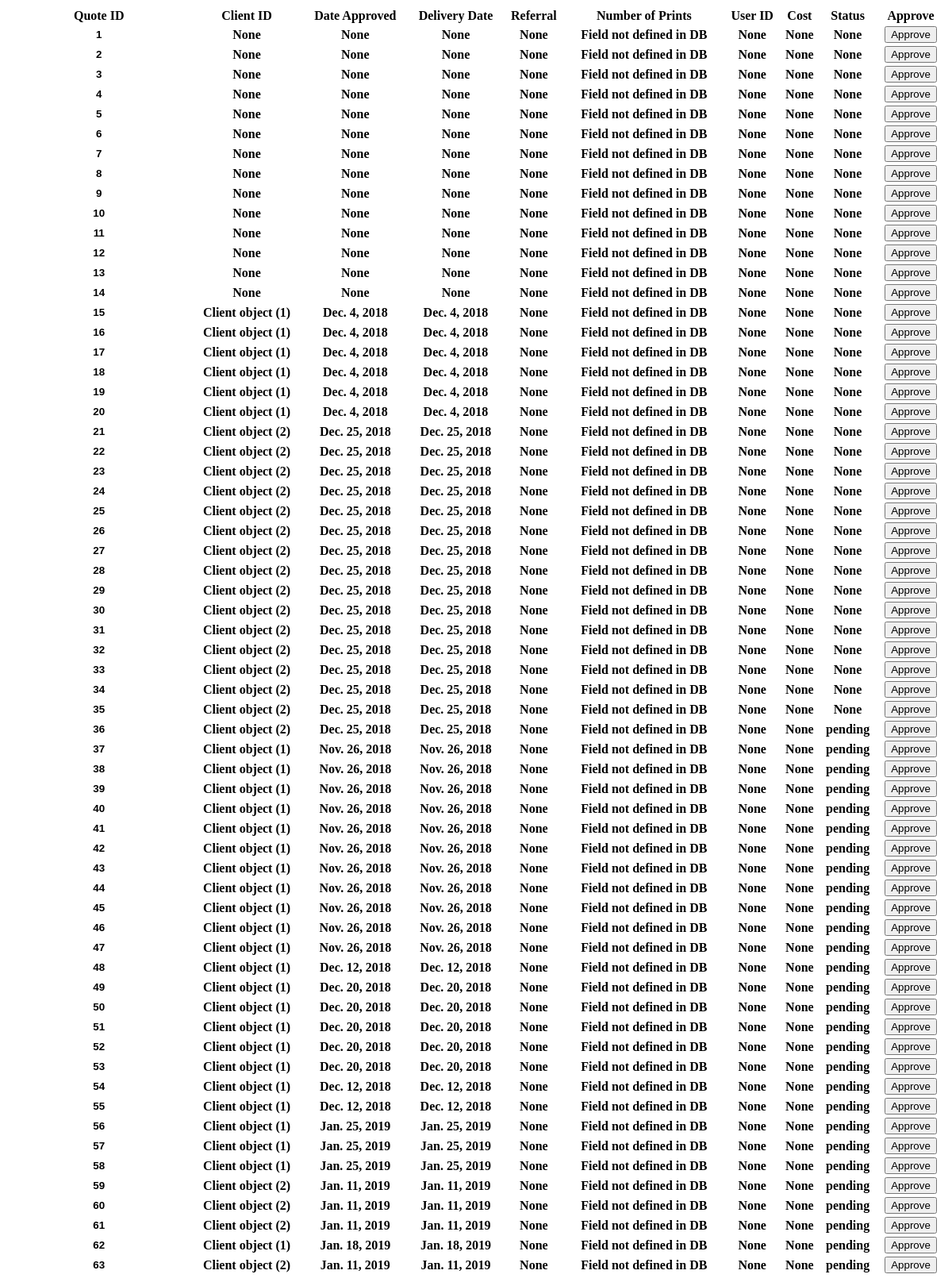
The app's page /frigg/getQuotes/, older data.
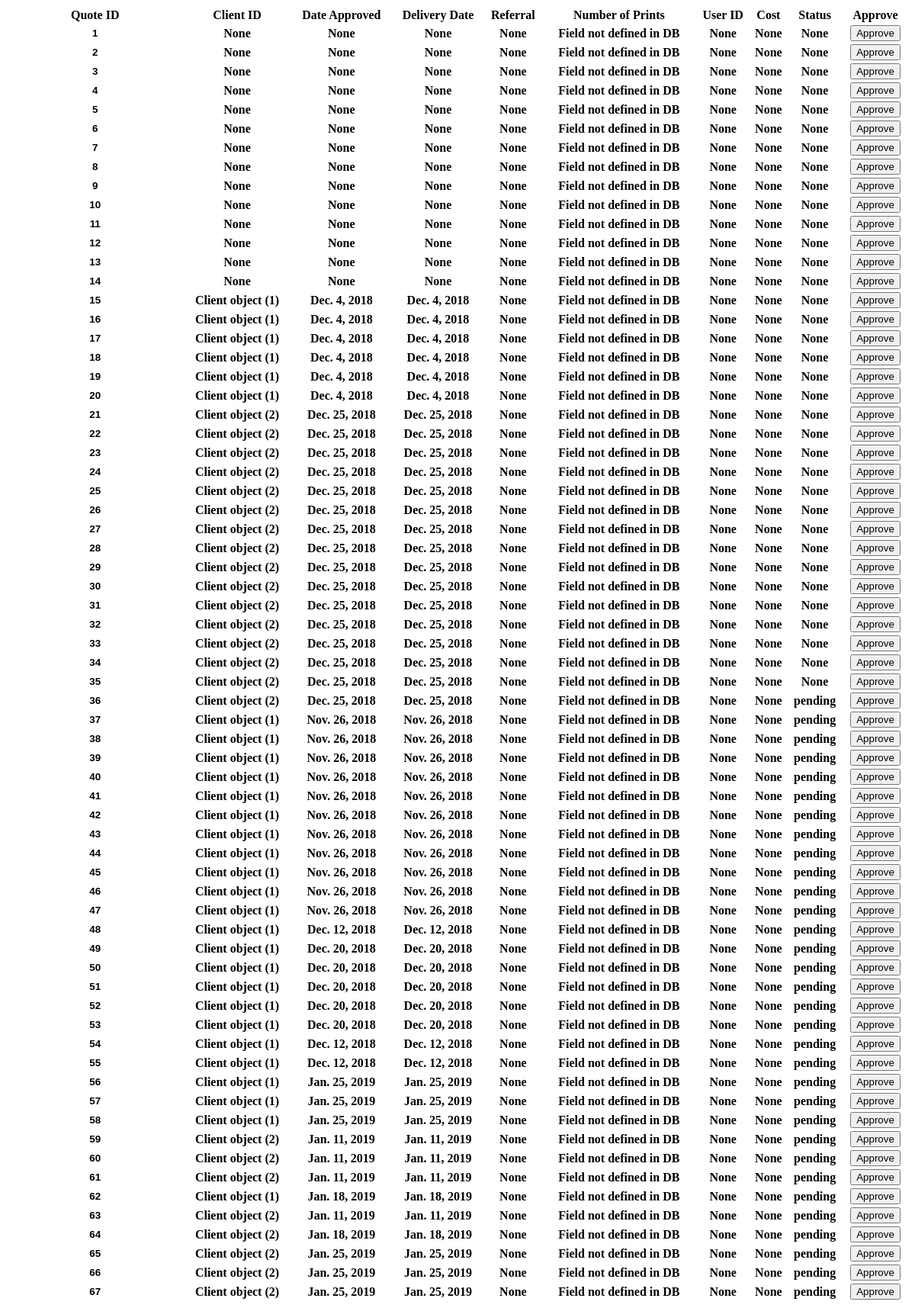
The same page, newer data.
### frigg/models.py (models this page shows)
class Quote(models.Model):
    client_id = models.ForeignKey(Client, on_delete=models.PROTECT, null=True)
    company = models.CharField(max_length=100, null=True)
    type_of_print = models.CharField(max_length=20, null=True)
    printer = models.ForeignKey(PrinterType, null=True, on_delete=models.PROTECT)
    material = models.CharField(max_length=100, null=True)
    time = models.IntegerField(null=True)
    amount_of_material = models.IntegerField(null=True)
    referral_person = models.CharField(max_length=100, null=True)
    date_time_code = models.DateField(null=True)
    user_id = models.ForeignKey(User, null=True, on_delete=models.PROTECT)
    cost = models.IntegerField(null=True)
    model_path = models.CharField(max_length=300, null=True)
    model_orientation_path = models.CharField(max_length=300, null=True)
    status = models.CharField(max_length=100, null=True)

class Client(models.Model):
    name = models.CharField(max_length=100, null=True)
    email = models.EmailField(null=True)
    company = models.CharField(max_length=100, null=True)
    phone_number = models.IntegerField(null=True)
    rfc = models.CharField(max_length=100, null=True)
    address_line1 = models.CharField(max_length=100, null=True)
    address_line2 = models.CharField(max_length=100, null=True)
    address_line_n = models.CharField(max_length=100, null=True)
    city = models.CharField(max_length=100, null=True)
    zip = models.CharField(max_length=100, null=True)

### frigg/views.py (the view)
# urls.py: path('getQuotes/', views.getQuotes, name = 'get_quote'),
def getQuotes(request):
    quote_list = Quote.objects.all()
    context = {'quote_list': quote_list}
    return render(request, 'frigg/Quote_List.html', context)

### frigg/templates/frigg/Quote_List.html (shortened to what this page needs)
{% if quote_list %}
    <table style="width:100%">
        <tr>
        <th>Quote ID</th>
        <th>Client ID</th>
        <th>Date Approved</th>
        <th>Delivery Date</th>
        <th>Referral</th>
        <th>Number of Prints</th>
        <th>User ID</th>
        <th>Cost</th>
        <th>Status</th>
        <th>Approve</th>
      </tr>
        {% for quote in quote_list %}
            <tr>
                <form action="../approveQuote/" method="POST" enctype="multipart/form-data">
                    <th><input name="quoteID" style="text-align:center; border:0; font-weight: bold;" type="text" value="{{ quote.id }}" class="field left" readonly></th>
                    <th>{{ quote.client_id }}</th>
                    <th>{{ quote.date_time_code }}</th>
                    <th>{{ quote.date_time_code }}</th>
                    <th>{{ quote.referral_person }}</th>
                    <th> Field not defined in DB </th>
                    <th>{{ quote.user_id }}</th>
                    <th>{{ quote.cost }}</th>
                    <th>{{ quote.status }}</th>
                    <th><input type="submit" value="Approve"></th>
                </form>
            </tr>
        {% endfor %}
    </table>
{% else %}
    <p>No quotes are available.</p>
{% endif %}

Row changes from the older to the newer data that the page shows:
added Quote: quoteID "64", client_id "Client object (2)", date_time_code "Jan. 18, 2019", referral_person "None", user_id "None", cost "None", status "pending"
added Quote: quoteID "65", client_id "Client object (2)", date_time_code "Jan. 25, 2019", referral_person "None", user_id "None", cost "None", status "pending"
added Quote: quoteID "66", client_id "Client object (2)", date_time_code "Jan. 25, 2019", referral_person "None", user_id "None", cost "None", status "pending"
added Quote: quoteID "67", client_id "Client object (2)", date_time_code "Jan. 25, 2019", referral_person "None", user_id "None", cost "None", status "pending"
